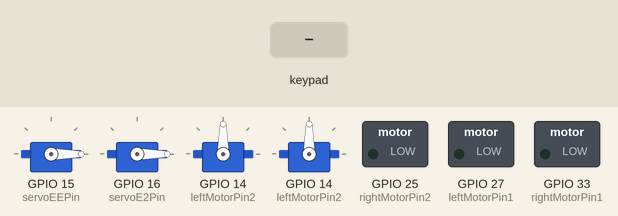
Recording of a sketch running on a simulated ESP32. Shown: 4 × servo, switched loads named in the sketch (green lamp = pin HIGH). The inputs (shaded band) are chosen by the test bench. Pins used as bus, display or sensor lines are not drawn.

Above: at 1.2 s.
1.3 s: key '-' pressed
At 2.9 s:
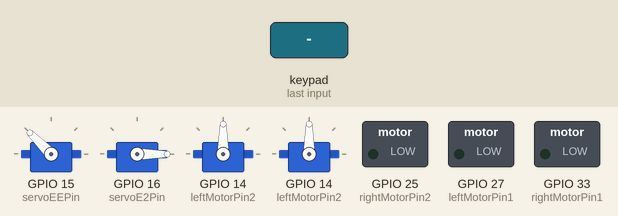
3.2 s: key 'U' pressed
At 3.4 s:
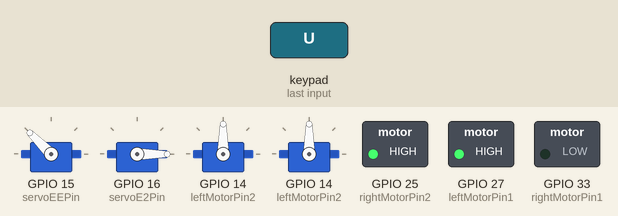
5.1 s: key 'D' pressed
At 5.3 s:
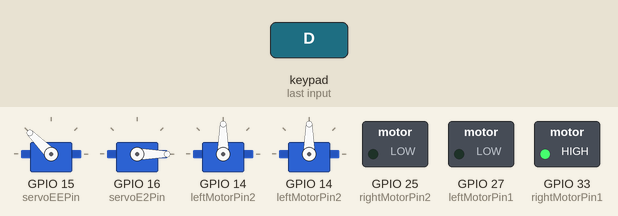
7.0 s: key 'L' pressed
At 7.2 s:
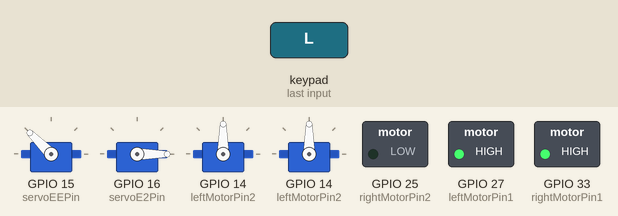
8.9 s: key 'R' pressed
At 9.1 s:
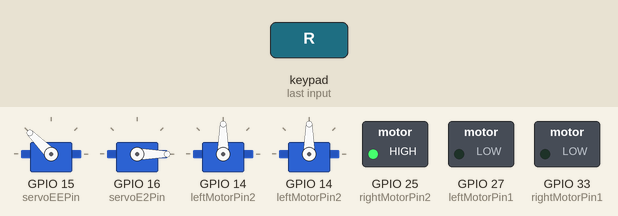
10.8 s: key 'O' pressed
At 11.2 s:
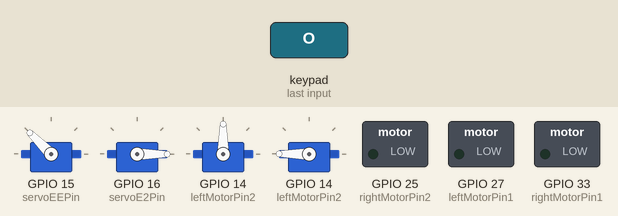
Timing chart, 0 to 13.3 s (numbered marks = the images above; inputs shaded):
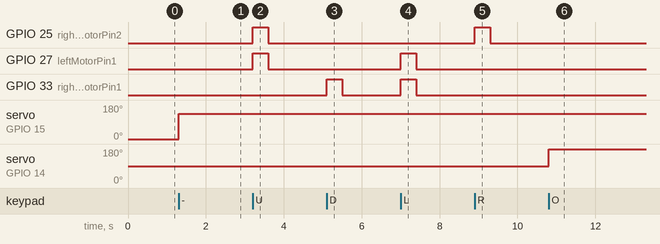

Measured:
- after the input at 1.3 s, servo on GPIO 15 (servoEEPin): 0° → 135° at once
- after the input at 3.2 s, GPIO 25 (rightMotorPin2), GPIO 27 (leftMotorPin1): LOW → HIGH at once, → LOW 0.40 s later
- after the input at 5.1 s, GPIO 33 (rightMotorPin1): LOW → HIGH at once, → LOW 0.40 s later
- after the input at 7.0 s, GPIO 27 (leftMotorPin1), GPIO 33 (rightMotorPin1): LOW → HIGH at once, → LOW 0.40 s later
- after the input at 8.9 s, GPIO 25 (rightMotorPin2): LOW → HIGH at once, → LOW 0.40 s later
- after the input at 10.8 s, servo on GPIO 14 (leftMotorPin2): 90° → 180° at once

The sketch:

Robot_Movil_Articulado.ino
```cpp
#include <ESP32Servo.h>

#define CUSTOM_SETTINGS
#define INCLUDE_GAMEPAD_MODULE
#include <DabbleESP32.h>

//Right motor
int rightMotorPin1=33;
int rightMotorPin2=25;

//Left motor
int leftMotorPin1=27;
int leftMotorPin2=14;

//Servo
Servo servoEE;
Servo servoE2;
Servo servoE1;
Servo servoBase;

// Pinout Servo
int servoEEPin = 15;
int servoE2Pin = 16;
int servoE1Pin = 14;
int servoBasePin = 14;

// Published values for SG90 servos
int minUs = 500;
int maxUs = 2500;

bool flagSelection = false;
int rotation = 90;
int positionE = 90;
int reader = 0;

void rotateMotor(int rightMotorSpeed, int leftMotorSpeed)
{
  if (rightMotorSpeed < 0)
  {
    digitalWrite(rightMotorPin1,LOW);
    digitalWrite(rightMotorPin2,HIGH);
  }
  else if (rightMotorSpeed > 0)
  {
    digitalWrite(rightMotorPin1,HIGH);
    digitalWrite(rightMotorPin2,LOW);
  }
  else
  {
    digitalWrite(rightMotorPin1,LOW);
    digitalWrite(rightMotorPin2,LOW);
  }

  if (leftMotorSpeed < 0)
  {
    digitalWrite(leftMotorPin1,LOW);
    digitalWrite(leftMotorPin2,HIGH);
  }
  else if (leftMotorSpeed > 0)
  {
    digitalWrite(leftMotorPin1,HIGH);
    digitalWrite(leftMotorPin2,LOW);
  }
  else
  {
    digitalWrite(leftMotorPin1,LOW);
    digitalWrite(leftMotorPin2,LOW);
  }
}

void moveArm(int positions){
  int oldValue, newValue;
  oldValue = servoE1.read();
  reader = servoE2.read();

  servoE1.write(positions);
  newValue = servoE1.read();

  if (oldValue < newValue){
    servoE2.write(reader + 45/2);
  }
  else{
    servoE2.write(reader - 45/2);
  }
}

void rotationArm(int angle){
  servoBase.write(angle);
}

void setUpPinModes()
{
  pinMode(rightMotorPin1,OUTPUT);
  pinMode(rightMotorPin2,OUTPUT);

  pinMode(leftMotorPin1,OUTPUT);
  pinMode(leftMotorPin2,OUTPUT);

  rotateMotor(0,0);

  servoEE.setPeriodHertz(50);
  servoE2.setPeriodHertz(50);
  servoE1.setPeriodHertz(50);
  servoBase.setPeriodHertz(50);

  servoEE.attach(servoEEPin, minUs, maxUs);
  servoE2.attach(servoE2Pin, minUs, maxUs);
  servoE1.attach(servoE1Pin, minUs, maxUs);
  servoBase.attach(servoBasePin, minUs, maxUs);

  //Position Initial
  servoEE.write(0);
  servoE2.write(0);
  servoE1.write(90);
  servoBase.write(90);
}

void setup()
{
  setUpPinModes();
  Dabble.begin("MyBluetoothCar");
}

void loop()
{
  int rightMotorSpeed=0;
  int leftMotorSpeed=0;

  Dabble.processInput();

  if (GamePad.isUpPressed())
  {
    rightMotorSpeed = -1;
    leftMotorSpeed = 1;
  }

  if (GamePad.isDownPressed())
  {
    rightMotorSpeed = 1;
    leftMotorSpeed = -1;
  }

  if (GamePad.isLeftPressed())
  {
    rightMotorSpeed = 1;
    leftMotorSpeed = 1;
  }

  if (GamePad.isRightPressed())
  {
    rightMotorSpeed = -1;
    leftMotorSpeed = -1;
  }

  rotateMotor(rightMotorSpeed, leftMotorSpeed);

  if (GamePad.isSelectPressed()) //Take an object
  {
    if (!flagSelection)
    {
      servoEE.write(135);
    }
    else
    {
      servoEE.write(0);
    }
    flagSelection = !flagSelection;
  }

  reader = servoE2.read();

  if (GamePad.isTrianglePressed()) //Forward Arm
  {
    if (positionE>0){
      positionE -= 45;
    }
    else{
      if (reader>0){
        servoE2.write(reader - 45);
      }
    }
  }

  if (GamePad.isCrossPressed()) //Backward Arm
  {
    if (positionE<180){
      positionE += 45;
    }
    else{
      if (reader<180){
        servoE2.write(reader + 45);
      }
    }
  }

  if (GamePad.isCirclePressed()) //Rotation Rigth
  {
    if (rotation<180){
      rotation += 10;
    }
  }

  if (GamePad.isSquarePressed()) //Rotation Left
  {
    if (rotation>0){
      rotation -= 10;
    }
  }

  moveArm(positionE);
  rotationArm(rotation);
}
```
